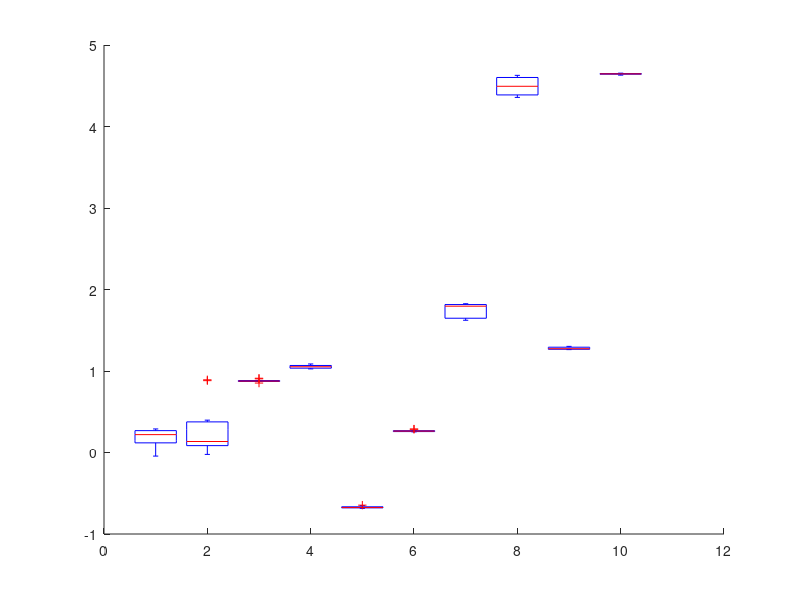

MATLAB code to generate this figure: (Note: this script raises an error after producing the figure.)
%% boxplot and summary
clear;

load('ne6_svt.mat');
load('ne6_obj.mat');

% mean
fprintf('The mean of run time of svt is \n');
display(mean(records1));
fprintf('The mean of run time of obj is \n');
display(mean(records2));

% standard error
fprintf('The se of run time of svt is \n');
display(std(records1/sqrt(11-1)));
fprintf('The se of run time of obj is \n');
display(std(records2/sqrt(11-1)));

D(:,1:2:2*size(records1,2)) = log(records1);
D(:,2:2:2*size(records2,2)) = log(records2);

boxplot(D,'factorgap',10,'color','rk');
set(gca,'xtick',1.9:3.9:50);
set(gca,'xticklabel',...
    {'bfwb398','rdb800l','tols1090','mhd4800b','cryg10000'});

ylabel('log(Run Time)','fontsize',20);
legend(findobj(gca,'Tag','Box'),'non-stru','stru-svt','Location','northwest');
set(gca,'fontsize',20);